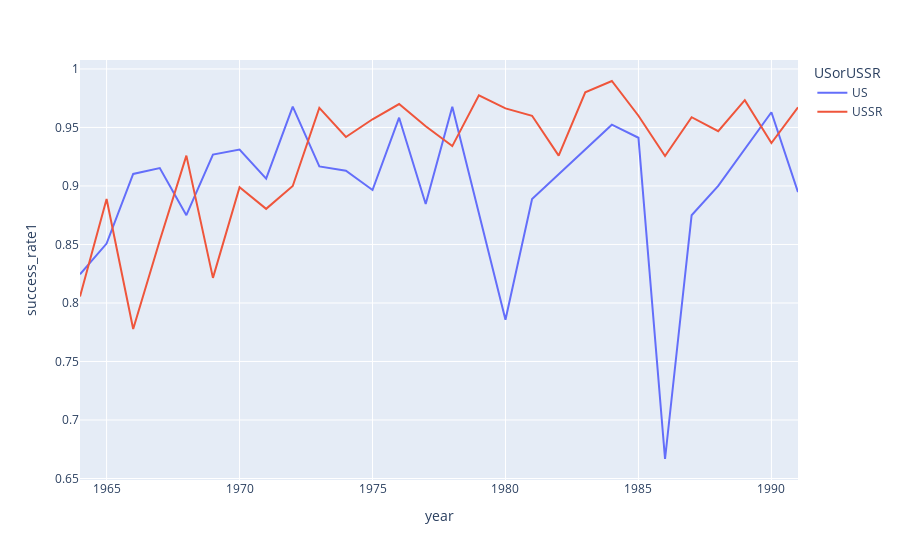

The cell this chart's notebook holds for it:
### Code cell
fig = px.line(my_df1, x='year', y="success_rate1", color='USorUSSR')
fig.show()

### Figure 1 — Plotly figure (JSON) as saved in the notebook; plotly's stock layout.template omitted (floating-point values rounded to 4 significant figures)
{"data": [{"hovertemplate": "USorUSSR=US<br>year=%{x}<br>success_rate1=%{y}<extra></extra>", "legendgroup": "US", "line": {"color": "#636efa", "dash": "solid"}, "marker": {"symbol": "circle"}, "mode": "lines", "name": "US", "orientation": "v", "showlegend": true, "type": "scatter", "x": [1964, 1965, 1966, 1967, 1968, 1969, 1970, 1971, 1972, 1973, 1974, 1975, 1976, 1977, 1978, 1980, 1981, 1984, 1985, 1986, 1987, 1988, 1990, 1991], "xaxis": "x", "y": [0.8246, 0.8507, 0.9103, 0.9153, 0.875, 0.9268, 0.931, 0.9062, 0.9677, 0.9167, 0.913, 0.8966, 0.9583, 0.8846, 0.9677, 0.7857, 0.8889, 0.9524, 0.9412, 0.6667, 0.875, 0.9, 0.963, 0.8947], "yaxis": "y"}, {"hovertemplate": "USorUSSR=USSR<br>year=%{x}<br>success_rate1=%{y}<extra></extra>", "legendgroup": "USSR", "line": {"color": "#EF553B", "dash": "solid"}, "marker": {"symbol": "circle"}, "mode": "lines", "name": "USSR", "orientation": "v", "showlegend": true, "type": "scatter", "x": [1964, 1965, 1966, 1967, 1968, 1969, 1970, 1971, 1972, 1973, 1974, 1975, 1976, 1977, 1978, 1979, 1980, 1981, 1982, 1983, 1984, 1985, 1986, 1987, 1988, 1989, 1990, 1991], "xaxis": "x", "y": [0.8056, 0.8889, 0.7778, 0.8533, 0.9259, 0.8214, 0.8989, 0.8804, 0.9, 0.9667, 0.9419, 0.957, 0.97, 0.951, 0.9341, 0.9775, 0.9663, 0.96, 0.9259, 0.98, 0.9897, 0.96, 0.9255, 0.9588, 0.9468, 0.9733, 0.9367, 0.9672], "yaxis": "y"}], "layout": {"legend": {"title": {"text": "USorUSSR"}, "tracegroupgap": 0}, "margin": {"t": 60}, "xaxis": {"anchor": "y", "domain": [0, 1], "title": {"text": "year"}}, "yaxis": {"anchor": "x", "domain": [0, 1], "title": {"text": "success_rate1"}}}}
